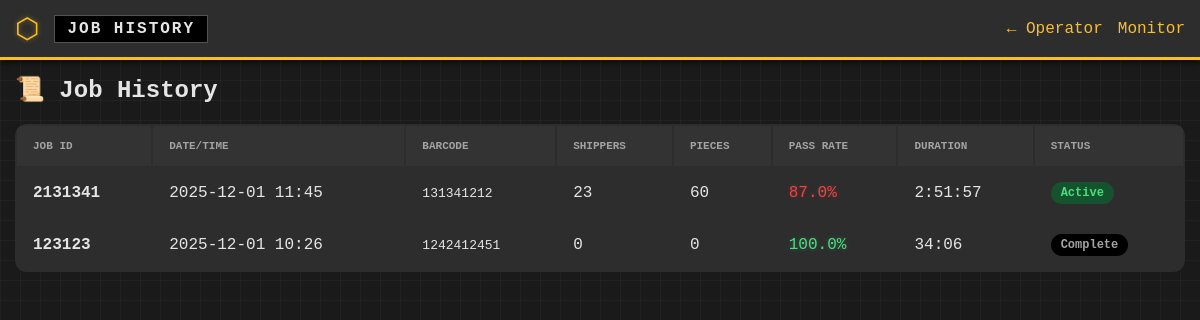
The app's page /history with its own data.
### app.py (models this page shows, shortened)
class Job(db.Model):
    __tablename__ = 'jobs'
    id = db.Column(db.Integer, primary_key=True)
    job_id = db.Column(db.String(100), nullable=False)
    expected_barcode = db.Column(db.String(200), nullable=False)
    pieces_per_shipper = db.Column(db.Integer, default=1)
    target_quantity = db.Column(db.Integer, default=0)
    start_time = db.Column(db.DateTime, default=datetime.now)
    end_time = db.Column(db.DateTime, nullable=True)
    is_active = db.Column(db.Boolean, default=True)
    scans = db.relationship('Scan', backref='job', lazy='dynamic')
    @property
    def pass_count(self) -> int:
        return self.scans.filter_by(status='PASS').count()
    @property
    def total_scans(self) -> int:
        return self.scans.count()
    @property
    def total_pieces(self) -> int:
        return self.pass_count * self.pieces_per_shipper
    @property
    def pass_rate(self) -> float:
        if self.total_scans == 0:
            return 100.0
        return (self.pass_count / self.total_scans) * 100
    @property
    def elapsed_seconds(self) -> int:
        if self.end_time:
            return int((self.end_time - self.start_time).total_seconds())
        return int((datetime.now() - self.start_time).total_seconds())
    @property
    def elapsed_formatted(self) -> str:
        seconds = self.elapsed_seconds
        hours, remainder = divmod(seconds, 3600)
        minutes, secs = divmod(remainder, 60)
        if hours > 0:
            return f"{hours}:{minutes:02d}:{secs:02d}"
        return f"{minutes}:{secs:02d}"

### app.py (the view)
@app.route('/history')
def history():
    page = request.args.get('page', 1, type=int)
    jobs = Job.query.order_by(Job.start_time.desc()).paginate(page=page, per_page=20)
    return render_template('history.html', jobs=jobs)

### templates/history.html (shortened to what this page needs)
<!DOCTYPE html>
<html lang="en">
<head>
    <link rel="stylesheet" href="{{ url_for('static', filename='css/style.css') }}">
</head>
<body>
    <header class="header">
        <div class="header-left">
            <span class="logo">⬡</span>
            <span class="title">JOB HISTORY</span>
        </div>
        <div class="header-right">
            <a href="/" class="nav-link">← Operator</a>
            <a href="/monitor" class="nav-link">Monitor</a>
        </div>
    </header>
    <main class="main-content">
        <div class="history-header">
            <h1>📜 Job History</h1>
        </div>
        <table class="jobs-table">
            <thead>
                <tr>
                    <th>Job ID</th>
                    <th>Date/Time</th>
                    <th>Barcode</th>
                    <th>Shippers</th>
                    <th>Pieces</th>
                    <th>Pass Rate</th>
                    <th>Duration</th>
                    <th>Status</th>
                </tr>
            </thead>
            <tbody>
                {% for job in jobs.items %}
                <tr>
                    <td><strong>{{ job.job_id }}</strong></td>
                    <td>{{ job.start_time.strftime('%Y-%m-%d %H:%M') }}</td>
                    <td style="font-family: monospace;">{{ job.expected_barcode }}</td>
                    <td>{{ job.total_scans }}</td>
                    <td>{{ job.total_pieces }}</td>
                    <td class="{{ 'highlight-success' if job.pass_rate >= 99 else 'highlight-warning' if job.pass_rate >= 95 else 'highlight-danger' }}">
                        {{ '%.1f' % job.pass_rate }}%
                    </td>
                    <td>{{ job.elapsed_formatted }}</td>
                    <td>
                        <span class="status-badge {{ 'active' if job.is_active else 'complete' }}">
                            {{ 'Active' if job.is_active else 'Complete' }}
                        </span>
                    </td>
                </tr>
                {% else %}
                <tr>
                    <td colspan="8" style="text-align: center; color: var(--text-muted);">
                        No jobs found
                    </td>
                </tr>
                {% endfor %}
            </tbody>
        </table>
    </main>
</body>
</html>

### static/css/style.css (style rules this page uses)
* { margin: 0; padding: 0; box-sizing: border-box; }
:root { --bg-dark: #1a1a1a; --bg-card: #2d2d2d; --bg-card-light: #333333; --bg-input: #000000; --primary: #fbbf24; --primary-hover: #f59e0b; --success: #4ade80; --success-bg: #14532d; --danger: #ef4444; --danger-bg: #7f1d1d; --warning: #fcd34d; --info: #38bdf8; --text-primary: #e5e5e5; --text-secondary: #a3a3a3; --text-muted: #737373; --border: #525252; --border-highlight: #737373; --panel-shadow: 0 4px 6px -1px rgba(0, 0, 0, 0.5), 0 2px 4px -1px rgba(0, 0, 0, 0.3); --inset-shadow: inset 0 2px 4px 0 rgba(0, 0, 0, 0.6); }
body { font-family: 'Courier New', Courier, monospace; background-color: var(--bg-dark); color: var(--text-primary); min-height: 100vh; overflow-x: hidden; background-image: linear-gradient(rgba(255, 255, 255, 0.03) 1px, transparent 1px), linear-gradient(90deg, rgba(255, 255, 255, 0.03) 1px, transparent 1px); background-size: 20px 20px; }
.header { display: flex; justify-content: space-between; align-items: center; background-color: var(--bg-card); padding: 8px 15px; height: 60px; border-bottom: 3px solid var(--primary); box-shadow: var(--panel-shadow); }
.header-left { display: flex; align-items: center; gap: 15px; }
.logo { font-size: 28px; color: var(--primary); text-shadow: 0 0 5px rgba(251, 191, 36, 0.5); }
.title { font-size: 16px; font-weight: 700; letter-spacing: 2px; text-transform: uppercase; color: var(--text-primary); border: 1px solid var(--border); padding: 4px 12px; background: #000; }
.header-right { display: flex; align-items: center; gap: 15px; }
.main-content { padding: 15px; max-width: 1400px; margin: 0 auto; }
.highlight-success { color: var(--success) !important; text-shadow: 0 0 5px rgba(74, 222, 128, 0.3); }
.highlight-danger { color: var(--danger) !important; text-shadow: 0 0 5px rgba(239, 68, 68, 0.3); }

### templates/history.html (style rules this page uses)
.history-header { display: flex; justify-content: space-between; align-items: center; margin-bottom: 20px; }
.history-header h1 { font-size: 24px; }
.jobs-table { width: 100%; background-color: var(--bg-card); border-radius: 12px; overflow: hidden; }
.jobs-table th, .jobs-table td { padding: 14px 16px; text-align: left; }
.jobs-table th { background-color: var(--bg-card-light); font-size: 11px; color: var(--text-secondary); text-transform: uppercase; font-weight: 600; }
.jobs-table tr { border-bottom: 1px solid var(--border); }
.jobs-table tr:last-child { border-bottom: none; }
.status-badge { display: inline-block; padding: 4px 10px; border-radius: 20px; font-size: 12px; font-weight: 600; }
.status-badge.active { background-color: var(--success-bg); color: var(--success); }
.status-badge.complete { background-color: var(--bg-input); color: var(--text-secondary); }
.nav-link { color: var(--primary); text-decoration: none; }

### records on screen
Job: job_id "2131341", start_time "2025-12-01 11:45", expected_barcode "131341212", total_scans "23", total_pieces "60", pass_rate "87.0", elapsed_formatted "2:51:57", is_active "Active"
Job: job_id "123123", start_time "2025-12-01 10:26", expected_barcode "1242412451", total_scans "0", total_pieces "0", pass_rate "100.0", elapsed_formatted "34:06", is_active "Complete"
